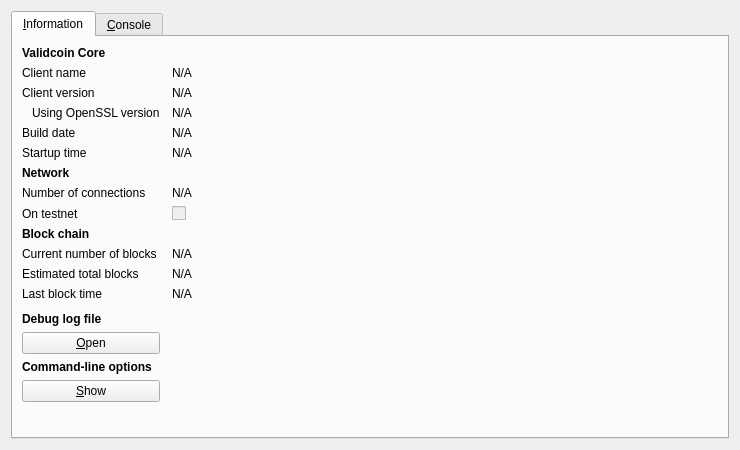
<?xml version="1.0" encoding="UTF-8"?>
<ui version="4.0">
 <class>RPCConsole</class>
 <widget class="QDialog" name="RPCConsole">
  <property name="geometry">
   <rect>
    <x>0</x>
    <y>0</y>
    <width>740</width>
    <height>450</height>
   </rect>
  </property>
  <property name="windowTitle">
   <string>Validcoin - Debug window</string>
  </property>
  <layout class="QVBoxLayout" name="verticalLayout_2">
   <item>
    <widget class="QTabWidget" name="tabWidget">
     <property name="currentIndex">
      <number>0</number>
     </property>
     <widget class="QWidget" name="tab_info">
      <attribute name="title">
       <string>&amp;Information</string>
      </attribute>
      <layout class="QGridLayout" name="gridLayout" columnstretch="0,1">
       <property name="horizontalSpacing">
        <number>12</number>
       </property>
       <item row="0" column="0">
        <widget class="QLabel" name="label_9">
         <property name="font">
          <font>
           <weight>75</weight>
           <bold>true</bold>
          </font>
         </property>
         <property name="text">
          <string>Validcoin Core</string>
         </property>
        </widget>
       </item>
       <item row="1" column="0">
        <widget class="QLabel" name="label_5">
         <property name="text">
          <string>Client name</string>
         </property>
        </widget>
       </item>
       <item row="1" column="1">
        <widget class="QLabel" name="clientName">
         <property name="cursor">
          <cursorShape>IBeamCursor</cursorShape>
         </property>
         <property name="text">
          <string>N/A</string>
         </property>
         <property name="textFormat">
          <enum>Qt::PlainText</enum>
         </property>
         <property name="textInteractionFlags">
          <set>Qt::LinksAccessibleByMouse|Qt::TextSelectableByKeyboard|Qt::TextSelectableByMouse</set>
         </property>
        </widget>
       </item>
       <item row="2" column="0">
        <widget class="QLabel" name="label_6">
         <property name="text">
          <string>Client version</string>
         </property>
        </widget>
       </item>
       <item row="2" column="1">
        <widget class="QLabel" name="clientVersion">
         <property name="cursor">
          <cursorShape>IBeamCursor</cursorShape>
         </property>
         <property name="text">
          <string>N/A</string>
         </property>
         <property name="textFormat">
          <enum>Qt::PlainText</enum>
         </property>
         <property name="textInteractionFlags">
          <set>Qt::LinksAccessibleByMouse|Qt::TextSelectableByKeyboard|Qt::TextSelectableByMouse</set>
         </property>
        </widget>
       </item>
       <item row="3" column="0">
        <widget class="QLabel" name="label_14">
         <property name="text">
          <string>Using OpenSSL version</string>
         </property>
         <property name="indent">
          <number>10</number>
         </property>
        </widget>
       </item>
       <item row="3" column="1">
        <widget class="QLabel" name="openSSLVersion">
         <property name="cursor">
          <cursorShape>IBeamCursor</cursorShape>
         </property>
         <property name="text">
          <string>N/A</string>
         </property>
         <property name="textFormat">
          <enum>Qt::PlainText</enum>
         </property>
         <property name="textInteractionFlags">
          <set>Qt::LinksAccessibleByMouse|Qt::TextSelectableByKeyboard|Qt::TextSelectableByMouse</set>
         </property>
        </widget>
       </item>
       <item row="4" column="0">
        <widget class="QLabel" name="label_12">
         <property name="text">
          <string>Build date</string>
         </property>
        </widget>
       </item>
       <item row="4" column="1">
        <widget class="QLabel" name="buildDate">
         <property name="cursor">
          <cursorShape>IBeamCursor</cursorShape>
         </property>
         <property name="text">
          <string>N/A</string>
         </property>
         <property name="textFormat">
          <enum>Qt::PlainText</enum>
         </property>
         <property name="textInteractionFlags">
          <set>Qt::LinksAccessibleByMouse|Qt::TextSelectableByKeyboard|Qt::TextSelectableByMouse</set>
         </property>
        </widget>
       </item>
       <item row="5" column="0">
        <widget class="QLabel" name="label_13">
         <property name="text">
          <string>Startup time</string>
         </property>
        </widget>
       </item>
       <item row="5" column="1">
        <widget class="QLabel" name="startupTime">
         <property name="cursor">
          <cursorShape>IBeamCursor</cursorShape>
         </property>
         <property name="text">
          <string>N/A</string>
         </property>
         <property name="textFormat">
          <enum>Qt::PlainText</enum>
         </property>
         <property name="textInteractionFlags">
          <set>Qt::LinksAccessibleByMouse|Qt::TextSelectableByKeyboard|Qt::TextSelectableByMouse</set>
         </property>
        </widget>
       </item>
       <item row="6" column="0">
        <widget class="QLabel" name="label_11">
         <property name="font">
          <font>
           <weight>75</weight>
           <bold>true</bold>
          </font>
         </property>
         <property name="text">
          <string>Network</string>
         </property>
        </widget>
       </item>
       <item row="7" column="0">
        <widget class="QLabel" name="label_7">
         <property name="text">
          <string>Number of connections</string>
         </property>
        </widget>
       </item>
       <item row="7" column="1">
        <widget class="QLabel" name="numberOfConnections">
         <property name="cursor">
          <cursorShape>IBeamCursor</cursorShape>
         </property>
         <property name="text">
          <string>N/A</string>
         </property>
         <property name="textFormat">
          <enum>Qt::PlainText</enum>
         </property>
         <property name="textInteractionFlags">
          <set>Qt::LinksAccessibleByMouse|Qt::TextSelectableByKeyboard|Qt::TextSelectableByMouse</set>
         </property>
        </widget>
       </item>
       <item row="8" column="0">
        <widget class="QLabel" name="label_8">
         <property name="text">
          <string>On testnet</string>
         </property>
        </widget>
       </item>
       <item row="8" column="1">
        <widget class="QCheckBox" name="isTestNet">
         <property name="enabled">
          <bool>false</bool>
         </property>
         <property name="text">
          <string/>
         </property>
        </widget>
       </item>
       <item row="9" column="0">
        <widget class="QLabel" name="label_10">
         <property name="font">
          <font>
           <weight>75</weight>
           <bold>true</bold>
          </font>
         </property>
         <property name="text">
          <string>Block chain</string>
         </property>
        </widget>
       </item>
       <item row="10" column="0">
        <widget class="QLabel" name="label_3">
         <property name="text">
          <string>Current number of blocks</string>
         </property>
        </widget>
       </item>
       <item row="10" column="1">
        <widget class="QLabel" name="numberOfBlocks">
         <property name="cursor">
          <cursorShape>IBeamCursor</cursorShape>
         </property>
         <property name="text">
          <string>N/A</string>
         </property>
         <property name="textFormat">
          <enum>Qt::PlainText</enum>
         </property>
         <property name="textInteractionFlags">
          <set>Qt::LinksAccessibleByMouse|Qt::TextSelectableByKeyboard|Qt::TextSelectableByMouse</set>
         </property>
        </widget>
       </item>
       <item row="11" column="0">
        <widget class="QLabel" name="label_4">
         <property name="text">
          <string>Estimated total blocks</string>
         </property>
        </widget>
       </item>
       <item row="11" column="1">
        <widget class="QLabel" name="totalBlocks">
         <property name="cursor">
          <cursorShape>IBeamCursor</cursorShape>
         </property>
         <property name="text">
          <string>N/A</string>
         </property>
         <property name="textFormat">
          <enum>Qt::PlainText</enum>
         </property>
         <property name="textInteractionFlags">
          <set>Qt::LinksAccessibleByMouse|Qt::TextSelectableByKeyboard|Qt::TextSelectableByMouse</set>
         </property>
        </widget>
       </item>
       <item row="12" column="0">
        <widget class="QLabel" name="label_2">
         <property name="text">
          <string>Last block time</string>
         </property>
        </widget>
       </item>
       <item row="12" column="1">
        <widget class="QLabel" name="lastBlockTime">
         <property name="cursor">
          <cursorShape>IBeamCursor</cursorShape>
         </property>
         <property name="text">
          <string>N/A</string>
         </property>
         <property name="textFormat">
          <enum>Qt::PlainText</enum>
         </property>
         <property name="textInteractionFlags">
          <set>Qt::LinksAccessibleByMouse|Qt::TextSelectableByKeyboard|Qt::TextSelectableByMouse</set>
         </property>
        </widget>
       </item>
       <item row="13" column="0">
        <spacer name="verticalSpacer_2">
         <property name="orientation">
          <enum>Qt::Vertical</enum>
         </property>
         <property name="sizeHint" stdset="0">
          <size>
           <width>20</width>
           <height>20</height>
          </size>
         </property>
        </spacer>
       </item>
       <item row="14" column="0">
        <widget class="QLabel" name="labelDebugLogfile">
         <property name="font">
          <font>
           <weight>75</weight>
           <bold>true</bold>
          </font>
         </property>
         <property name="text">
          <string>Debug log file</string>
         </property>
        </widget>
       </item>
       <item row="15" column="0">
        <widget class="QPushButton" name="openDebugLogfileButton">
         <property name="toolTip">
          <string>Open the Validcoin debug log file from the current data directory. This can take a few seconds for large log files.</string>
         </property>
         <property name="text">
          <string>&amp;Open</string>
         </property>
         <property name="autoDefault">
          <bool>false</bool>
         </property>
        </widget>
       </item>
       <item row="16" column="0">
        <widget class="QLabel" name="labelCLOptions">
         <property name="font">
          <font>
           <weight>75</weight>
           <bold>true</bold>
          </font>
         </property>
         <property name="text">
          <string>Command-line options</string>
         </property>
        </widget>
       </item>
       <item row="17" column="0">
        <widget class="QPushButton" name="showCLOptionsButton">
         <property name="toolTip">
          <string>Show the Validcoin-Qt help message to get a list with possible Validcoin command-line options.</string>
         </property>
         <property name="text">
          <string>&amp;Show</string>
         </property>
         <property name="autoDefault">
          <bool>false</bool>
         </property>
        </widget>
       </item>
       <item row="18" column="0">
        <spacer name="verticalSpacer">
         <property name="orientation">
          <enum>Qt::Vertical</enum>
         </property>
         <property name="sizeHint" stdset="0">
          <size>
           <width>20</width>
           <height>40</height>
          </size>
         </property>
        </spacer>
       </item>
      </layout>
     </widget>
     <widget class="QWidget" name="tab_console">
      <attribute name="title">
       <string>&amp;Console</string>
      </attribute>
      <layout class="QVBoxLayout" name="verticalLayout_3">
       <property name="spacing">
        <number>3</number>
       </property>
       <item>
        <widget class="QTextEdit" name="messagesWidget">
         <property name="minimumSize">
          <size>
           <width>0</width>
           <height>100</height>
          </size>
         </property>
         <property name="readOnly">
          <bool>true</bool>
         </property>
         <property name="tabKeyNavigation" stdset="0">
          <bool>false</bool>
         </property>
         <property name="columnCount" stdset="0">
          <number>2</number>
         </property>
        </widget>
       </item>
       <item>
        <layout class="QHBoxLayout" name="horizontalLayout">
         <property name="spacing">
          <number>3</number>
         </property>
         <item>
          <widget class="QLabel" name="label">
           <property name="text">
            <string notr="true">&gt;</string>
           </property>
          </widget>
         </item>
         <item>
          <widget class="QLineEdit" name="lineEdit"/>
         </item>
         <item>
          <widget class="QPushButton" name="clearButton">
           <property name="maximumSize">
            <size>
             <width>24</width>
             <height>24</height>
            </size>
           </property>
           <property name="toolTip">
            <string>Clear console</string>
           </property>
           <property name="text">
            <string/>
           </property>
           <property name="icon">
            <iconset resource="../bitcoin.qrc">
             <normaloff>:/icons/remove</normaloff>:/icons/remove</iconset>
           </property>
           <property name="shortcut">
            <string notr="true">Ctrl+L</string>
           </property>
           <property name="autoDefault">
            <bool>false</bool>
           </property>
          </widget>
         </item>
        </layout>
       </item>
      </layout>
     </widget>
    </widget>
   </item>
  </layout>
 </widget>
 <resources>
  <include location="../bitcoin.qrc"/>
 </resources>
 <connections/>
</ui>
